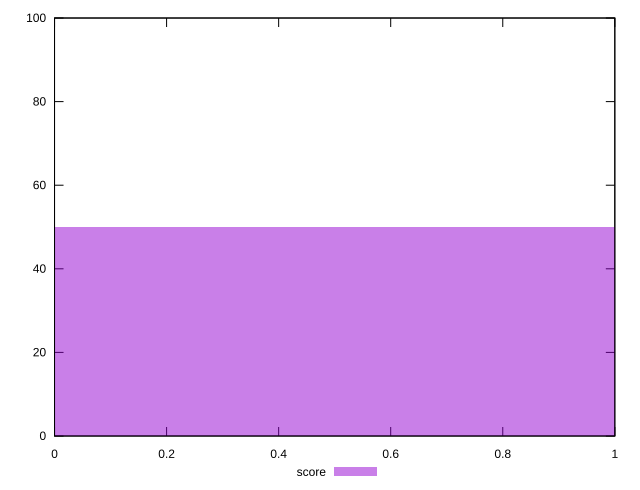

Here is the gnuplot script that generated this plot:
reset

$score <<EOF
0 50
1.1680546938152787 50
EOF

set key outside below
set boxwidth 1.1680546938152787
set xrange [0:1]
set yrange [0:100]
set trange [0:100]
set style fill transparent solid 0.5 noborder
set terminal svg size 640, 490 enhanced background rgb 'white'
set output "reports/report_00027_2021-02-24T12-40-31.850Z/max-potential-fid/samples/agenda/score/histogram.svg"

plot $score title "score" with boxes

reset
